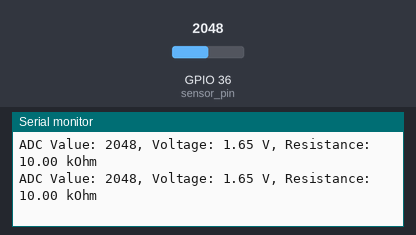
The sketch below on a simulated ESP32. Shown: the last lines printed to the serial monitor. The test bench sets the inputs (shaded band); at power-on: GPIO 36 (sensor_pin) = 2048.

Above: at 1.3 s.
1.4 s: GPIO 36 (sensor_pin) set to 4095
At 1.9 s:
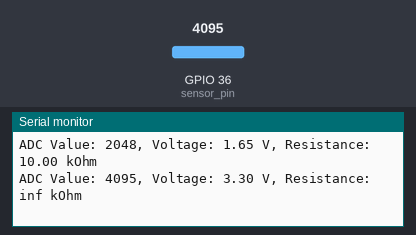
3.5 s: GPIO 36 (sensor_pin) set to 3603
At 3.8 s:
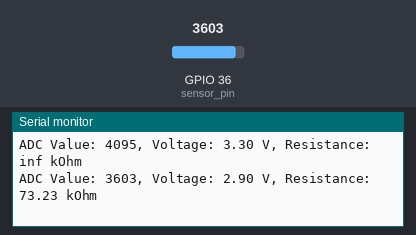

Measured:
- after the input at 1.4 s, the serial monitor: prints a new line after 0.10 s (image 1)
- after the input at 3.5 s, the serial monitor: prints a new line at once (image 2)

The sketch:

measure_test_pressure_sensor.ino
```cpp
//

int sensor_pin = 36;

void setup()
{
  Serial.begin(115200);

  Serial.println();
  Serial.println("@@@ measure_test_pressure_sensor");

  pinMode(sensor_pin, INPUT);
}

void loop()
{
  int adcValue = analogRead(sensor_pin);
  float voltage = adcValue * 3.3f / 4095.0f;
  float resitance = 10e3f * voltage / (3.3f - voltage);
  // 3.3 * r / (r + 10k) = v
  Serial.printf("ADC Value: %d, Voltage: %.2f V, Resistance: %.2f kOhm\n", adcValue, voltage, resitance * 1e-3f);

  delay(500);
}
```
